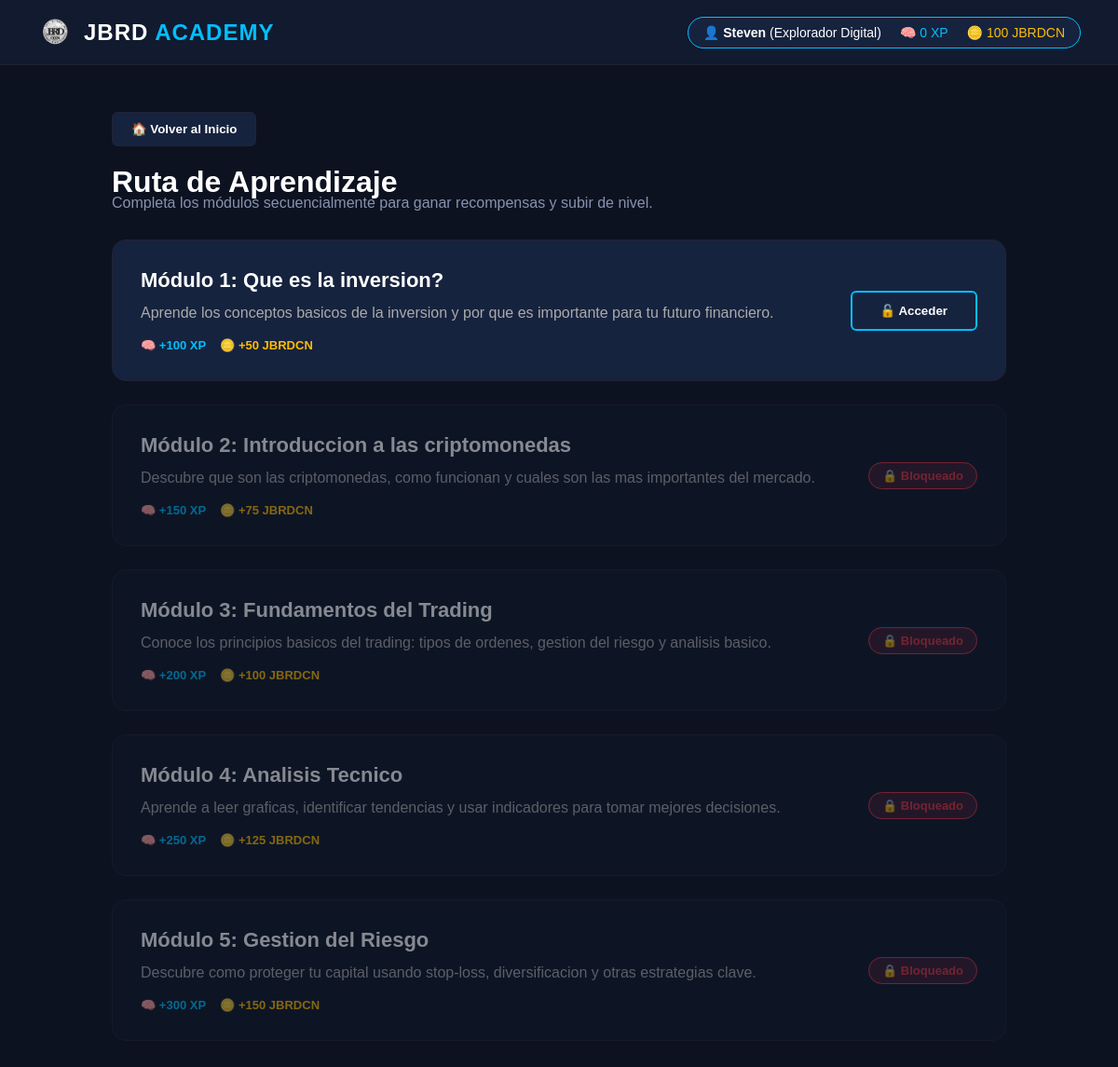
The page /JBRD.1.3/paginas/lecciones.php (signed in) on the database its author committed.
### tables this page shows
CREATE TABLE `cuentas` (
  `id_cuenta` int(11) NOT NULL COMMENT 'Identificador unico de la cuenta',
  `id_usuario` int(11) NOT NULL COMMENT 'Usuario propietario de la cuenta',
  `usuario` varchar(50) NOT NULL COMMENT 'Nombre de usuario (login)',
  `password` varchar(255) NOT NULL COMMENT 'Contraseña encriptada del usuario',
  `creditos` int(11) NOT NULL DEFAULT 100 COMMENT 'Creditos disponibles en la cuenta',
  `experiencia` int(11) NOT NULL DEFAULT 0 COMMENT 'Puntos de experiencia acumulados',
  `estado` tinyint(1) NOT NULL DEFAULT 1 COMMENT 'Estado de la cuenta (1=activa, 0=inactiva)',
  `fecha_registro` datetime NOT NULL DEFAULT current_timestamp() COMMENT 'Fecha de creacion de la cuenta',
  `id_rol` int(11) NOT NULL DEFAULT 1 COMMENT 'Rol asignado a la cuenta'
);

CREATE TABLE `roles` (
  `id_rol` int(11) NOT NULL COMMENT 'Identificador unico del rol',
  `nombre_rol` varchar(50) NOT NULL COMMENT 'Nombre del rol (ej. principiante, experto)',
  `experiencia_minima` int(11) NOT NULL DEFAULT 0 COMMENT 'Experiencia mínima requerida para alcanzar el rol',
  `experiencia_maxima` int(11) NOT NULL DEFAULT 999999 COMMENT 'Experiencia máxima permitida dentro del rol',
  `descripcion` text DEFAULT NULL COMMENT 'Descripción del rol'
);

CREATE TABLE `lecciones` (
  `id_leccion` int(11) NOT NULL COMMENT 'Identificador único de la lección',
  `nombre_leccion` varchar(100) NOT NULL COMMENT 'Nombre de la lección',
  `descripcion` text DEFAULT NULL COMMENT 'Descripción de la lección',
  `recompensa_creditos` int(11) NOT NULL DEFAULT 50 COMMENT 'Créditos otorgados al completar la lección',
  `recompensa_experiencia` int(11) NOT NULL DEFAULT 100 COMMENT 'Experiencia otorgada al completar la lección',
  `orden` int(11) NOT NULL DEFAULT 1 COMMENT 'Orden de presentación de la lección'
);

### JBRD.1.3/paginas/lecciones.php (the view, shortened to what this page needs)
<?php
require_once '../php/conexion.php';
$id_cuenta = $_SESSION['id_cuenta'];
$stmtUser = $pdo->prepare("
    SELECT c.usuario, c.experiencia, c.creditos, r.nombre_rol
    FROM cuentas c
    JOIN roles r ON c.id_rol = r.id_rol
    WHERE c.id_cuenta = :id_cuenta
");
$stmtUser->execute(['id_cuenta' => $id_cuenta]);
$usuario = $stmtUser->fetch(PDO::FETCH_ASSOC);
$stmtLec = $pdo->query("SELECT * FROM lecciones ORDER BY orden ASC");
$lecciones = $stmtLec->fetchAll(PDO::FETCH_ASSOC);
$stmtProg = $pdo->prepare("SELECT id_leccion FROM progreso_lecciones WHERE id_cuenta = :id_cuenta");
$stmtProg->execute(['id_cuenta' => $id_cuenta]);
$completadas = $stmtProg->fetchAll(PDO::FETCH_COLUMN);
?>
<!DOCTYPE html>
<html lang="es">
<head>
    <link rel="stylesheet" href="../CSS/main.css">
    <link rel="stylesheet" href="../CSS/ojo.css">
</head>
<body>
    <header class="topbar">
        <div class="logo">
            <img src="../imagenes/logogris.png" alt="JBRD">
            <span>JBRD <span style="color:#00bfff;">ACADEMY</span></span>
        </div>
        <div class="user-stats">
            <span>👤 <strong id="ui-username"><?= htmlspecialchars($usuario['usuario']) ?></strong> (<span id="ui-rol"><?= htmlspecialchars($usuario['nombre_rol']) ?></span>)</span>
            <span style="color:#00bfff;">🧠 <span id="ui-xp"><?= (int)$usuario['experiencia'] ?></span> XP</span>
            <span style="color:#ffbc00;">🪙 <span id="ui-creditos"><?= (int)$usuario['creditos'] ?></span> JBRDCN</span>
        </div>
    </header>
    <main class="contenido">
        <div id="seccion-catalogo">
            <button class="btn-nav" onclick="window.location.href='../index.php'" style="margin-bottom: 20px;">🏠 Volver al Inicio</button>
            <h1>Ruta de Aprendizaje</h1>
            <p style="color: #8892b0; margin-top: -5px;">Completa los módulos secuencialmente para ganar recompensas y subir de nivel.</p>
            <div class="grid-lecciones">
                <?php
                $proxima_disponible = true;
                foreach ($lecciones as $lec):
                    $is_completed = in_array($lec['id_leccion'], $completadas);
                    if ($is_completed) {
                        $estado    = 'completado';
                        $clase_card = 'disponible';
                    } elseif ($proxima_disponible) {
                        $estado    = 'disponible';
                        $clase_card = 'disponible';
                        $proxima_disponible = false;
                    } else {
                        $estado    = 'bloqueado';
                        $clase_card = 'bloqueada';
                    }
                ?>
                    <div class="card-leccion <?= $clase_card ?>" id="leccion-card-<?= (int)$lec['id_leccion'] ?>">
                        <div class="info-leccion">
                            <h3>Módulo <?= (int)$lec['orden'] ?>: <?= htmlspecialchars($lec['nombre_leccion']) ?></h3>
                            <p><?= htmlspecialchars($lec['descripcion']) ?></p>
                            <div class="rewards">
                                <span class="reward-xp">🧠 +<?= (int)$lec['recompensa_experiencia'] ?> XP</span>
                                <span class="reward-coin">🪙 +<?= (int)$lec['recompensa_creditos'] ?> JBRDCN</span>
                            </div>
                        </div>
                        <div class="accion-leccion">
                            <?php if ($estado === 'completado'): ?>
                                <span class="status-badge badge-done">✅ Completado</span>
                            <?php elseif ($estado === 'disponible'): ?>
                                <button class="btn-entrar" onclick="abrirLeccion(<?= (int)$lec['id_leccion'] ?>, <?= htmlspecialchars(json_encode($lec['nombre_leccion'])) ?>)">🔓 Acceder</button>
                            <?php else: ?>
                                <span class="status-badge badge-lock">🔒 Bloqueado</span>
                            <?php endif; ?>
                        </div>
                    </div>
                <?php endforeach; ?>
            </div>
        </div>
    </main>
</body>
</html>

### JBRD.1.3/css/main.css (style rules this page uses)
*, *::before, *::after { margin: 0; padding: 0; box-sizing: border-box; }
:root { --bg: #05070a; --bg-2: #0a0e15; --panel: rgba(255,255,255,0.04); --panel-2: rgba(255,255,255,0.07); --border: rgba(0,195,255,0.15); --border-2: rgba(0,195,255,0.30); --primary: #00c3ff; --primary-2: #0077ff; --text: #f3f4f6; --muted: #9ca3af; --danger: #ff4d4d; }
html { scroll-behavior: smooth; }
body { font-family: "Segoe UI", Arial, sans-serif; background: var(--bg); color: var(--text); overflow-x: hidden; padding-top: 80px; }
header { position: fixed; top: 0; width: 100%; z-index: 1000; display: flex; justify-content: space-between; align-items: center; padding: 16px 60px; background: rgba(5,7,10,0.85); backdrop-filter: blur(16px); border-bottom: 1px solid var(--border); transition: padding 0.3s, background 0.3s; }
.logo { display: flex; align-items: center; gap: 10px; font-size: 20px; font-weight: 700; letter-spacing: 1px; }
.logo img { width: 40px; height: 40px; object-fit: contain; }
.user-stats { display: flex; gap: 10px; align-items: center; }

### JBRD.1.3/paginas/lecciones.php (style rules this page uses)
body { background: #0c1220; color: white; font-family: Arial, sans-serif; margin: 0; }
.topbar { height: 70px; background: #111a2e; display: flex; justify-content: space-between; align-items: center; padding: 0 40px; border-bottom: 1px solid #223; }
.logo { font-size: 24px; font-weight: bold; color: white; display: flex; align-items: center; gap: 10px; }
.logo img { height: 35px; }
.user-stats { display: flex; gap: 20px; font-size: 14px; background: #16233e; padding: 8px 16px; border-radius: 20px; border: 1px solid #00bfff; }
.contenido { max-width: 1000px; margin: 40px auto; padding: 0 20px; }
.grid-lecciones { display: flex; flex-direction: column; gap: 25px; margin-top: 30px; }
.card-leccion { background: #16233e; border-radius: 15px; padding: 30px; border: 1px solid #223; transition: 0.3s; display: flex; justify-content: space-between; align-items: center; }
.card-leccion.bloqueada { opacity: 0.5; background: #0f182b; cursor: not-allowed; }
.info-leccion h3 { font-size: 22px; margin-top: 0; margin-bottom: 10px; color: white; }
.info-leccion p { color: #aaa; line-height: 1.5; margin-bottom: 15px; }
.rewards { display: flex; gap: 15px; font-size: 13px; font-weight: bold; }
.reward-xp { color: #00bfff; }
.reward-coin { color: #ffbc00; }
.btn-entrar { background: transparent; border: 2px solid #00bfff; color: white; padding: 12px 30px; font-weight: bold; border-radius: 6px; cursor: pointer; transition: 0.3s; }
.status-badge { font-weight: bold; padding: 6px 14px; border-radius: 20px; font-size: 13px; }
.badge-lock { background: rgba(220, 53, 69, 0.2); color: #dc3545; border: 1px solid #dc3545; }
.btn-nav { background: #16233e; border: 1px solid #223; color: white; padding: 10px 20px; border-radius: 6px; cursor: pointer; font-weight: bold; transition: 0.3s; }

### rows shown on the page
cuentas: usuario "Steven", id_rol.nombre_rol "Explorador Digital", experiencia "0", creditos "100"
lecciones: orden "1", nombre_leccion "Que es la inversion?", descripcion "Aprende los conceptos basicos de la inversion y por que es importante para tu futuro financiero.", recompensa_experiencia "100", recompensa_creditos "50"
lecciones: orden "2", nombre_leccion "Introduccion a las criptomonedas", descripcion "Descubre que son las criptomonedas, como funcionan y cuales son las mas importantes del mercado.", recompensa_experiencia "150", recompensa_creditos "75", shows "🔒 Bloqueado"
lecciones: orden "3", nombre_leccion "Fundamentos del Trading", descripcion "Conoce los principios basicos del trading: tipos de ordenes, gestion del riesgo y analisis basico.", recompensa_experiencia "200", recompensa_creditos "100", shows "🔒 Bloqueado"
lecciones: orden "4", nombre_leccion "Analisis Tecnico", descripcion "Aprende a leer graficas, identificar tendencias y usar indicadores para tomar mejores decisiones.", recompensa_experiencia "250", recompensa_creditos "125", shows "🔒 Bloqueado"
lecciones: orden "5", nombre_leccion "Gestion del Riesgo", descripcion "Descubre como proteger tu capital usando stop-loss, diversificacion y otras estrategias clave.", recompensa_experiencia "300", recompensa_creditos "150", shows "🔒 Bloqueado"
